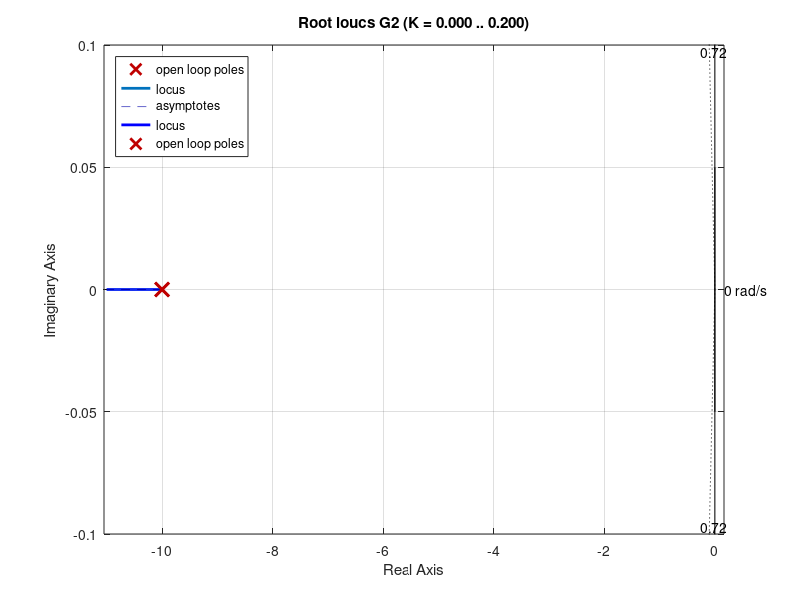

Write the MATLAB code that produced this figure.
close all; clear all; history -c; clc;
pkg load control;

s = tf('s');
G2 = 5/(s + 10);

% Inciso 1:
% Si queremos una respuesta criticamente amortiguada, se tendran dos raices
% reales negativas e iguales, por lo que buscaremos que el LdR coincida con
% el eje x, osea que graficaremos el LdR y veremos este punto:
rlocus(G2)                                          % s21 = -20

% Se verifica que podemos obtener el valor, tanto analíticamente mediante su
% formula, como graficamente mediante el uso del rlocusx()
s21 = -20;
K = 1/abs(5/(s21 + 10))                             % k = 2

rlocusx(G2)                                         % k = 2

% Inciso 2:
% Un sobrepasamiento máximo del 4% corresponde a un cierto valor de psita el
% cual se puede calcular a continuación:
psita = sqrt((log(0.04)^2)/(pi^2 + log(0.04)^2))    % psita = 0.7156
% Se verifica donde coinciden los valores de psita con el LdR mediante el rlocus
rlocus(G2); sgrid(psita, [20 40 60 80])
% No hay interseccion entre psita y el LdR

% Inciso 3: No es posible
